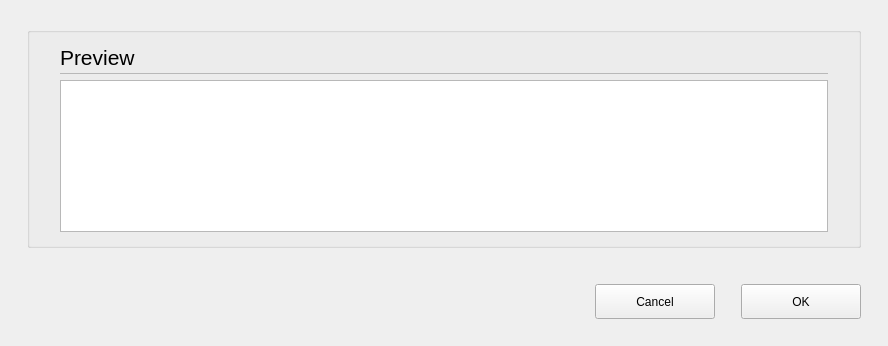
<?xml version="1.0" encoding="UTF-8"?>
<ui version="4.0">
 <class>C_SdNdeDpListCommentDialog</class>
 <widget class="QWidget" name="C_SdNdeDpListCommentDialog">
  <property name="geometry">
   <rect>
    <x>0</x>
    <y>0</y>
    <width>888</width>
    <height>346</height>
   </rect>
  </property>
  <property name="windowTitle">
   <string>C_SdNdeDpListCommentDialog</string>
  </property>
  <layout class="QVBoxLayout" name="verticalLayout">
   <property name="leftMargin">
    <number>27</number>
   </property>
   <property name="topMargin">
    <number>27</number>
   </property>
   <property name="rightMargin">
    <number>27</number>
   </property>
   <property name="bottomMargin">
    <number>0</number>
   </property>
   <item>
    <widget class="QGroupBox" name="pc_GroupBoxGeneral_5">
     <property name="styleRole" stdset="0">
      <string>default</string>
     </property>
     <property name="title">
      <string/>
     </property>
     <layout class="QVBoxLayout" name="verticalLayout_6">
      <property name="spacing">
       <number>0</number>
      </property>
      <property name="leftMargin">
       <number>30</number>
      </property>
      <property name="rightMargin">
       <number>30</number>
      </property>
      <property name="bottomMargin">
       <number>13</number>
      </property>
      <item>
       <layout class="QHBoxLayout" name="horizontalLayout_7" stretch="0,1">
        <property name="spacing">
         <number>6</number>
        </property>
        <item>
         <widget class="stw::opensyde_gui_elements::C_OgeLabContextMenuBase" name="pc_LabelHeadingPreview">
          <property name="styleRole" stdset="0">
           <string>heading-group-bold</string>
          </property>
          <property name="minimumSize">
           <size>
            <width>0</width>
            <height>30</height>
           </size>
          </property>
          <property name="maximumSize">
           <size>
            <width>16777215</width>
            <height>30</height>
           </size>
          </property>
          <property name="font">
           <font>
            <family>Segoe UI</family>
            <pointsize>16</pointsize>
           </font>
          </property>
          <property name="text">
           <string>Preview</string>
          </property>
         </widget>
        </item>
        <item>
         <spacer name="horizontalSpacer_10">
          <property name="orientation">
           <enum>Qt::Horizontal</enum>
          </property>
          <property name="sizeHint" stdset="0">
           <size>
            <width>40</width>
            <height>1</height>
           </size>
          </property>
         </spacer>
        </item>
       </layout>
      </item>
      <item>
       <layout class="QHBoxLayout" name="horizontalLayout_20" stretch="0">
        <property name="spacing">
         <number>0</number>
        </property>
        <property name="topMargin">
         <number>1</number>
        </property>
        <property name="rightMargin">
         <number>0</number>
        </property>
        <property name="bottomMargin">
         <number>0</number>
        </property>
        <item>
         <widget class="QFrame" name="pc_Frame_3">
          <property name="styleRole" stdset="0">
           <string>fra-separator</string>
          </property>
          <property name="minimumSize">
           <size>
            <width>0</width>
            <height>1</height>
           </size>
          </property>
          <property name="maximumSize">
           <size>
            <width>16777215</width>
            <height>1</height>
           </size>
          </property>
          <property name="frameShape">
           <enum>QFrame::StyledPanel</enum>
          </property>
          <property name="frameShadow">
           <enum>QFrame::Raised</enum>
          </property>
         </widget>
        </item>
       </layout>
      </item>
      <item>
       <spacer name="verticalSpacer_6">
        <property name="orientation">
         <enum>Qt::Vertical</enum>
        </property>
        <property name="sizeType">
         <enum>QSizePolicy::Fixed</enum>
        </property>
        <property name="sizeHint" stdset="0">
         <size>
          <width>6</width>
          <height>6</height>
         </size>
        </property>
       </spacer>
      </item>
      <item>
       <widget class="stw::opensyde_gui_elements::C_OgeTedPropertiesComment" name="pc_TextEditComment"/>
      </item>
     </layout>
    </widget>
   </item>
   <item>
    <spacer name="pc_VerticalSpacerButtonsObove">
     <property name="orientation">
      <enum>Qt::Vertical</enum>
     </property>
     <property name="sizeType">
      <enum>QSizePolicy::Fixed</enum>
     </property>
     <property name="sizeHint" stdset="0">
      <size>
       <width>20</width>
       <height>30</height>
      </size>
     </property>
    </spacer>
   </item>
   <item>
    <layout class="QHBoxLayout" name="horizontalLayout_22">
     <item>
      <spacer name="horizontalSpacer_9">
       <property name="orientation">
        <enum>Qt::Horizontal</enum>
       </property>
       <property name="sizeHint" stdset="0">
        <size>
         <width>40</width>
         <height>20</height>
        </size>
       </property>
      </spacer>
     </item>
     <item>
      <widget class="QPushButton" name="pc_PushButtonCancel">
       <property name="styleRole" stdset="0">
        <string>cancel</string>
       </property>
       <property name="minimumSize">
        <size>
         <width>120</width>
         <height>35</height>
        </size>
       </property>
       <property name="maximumSize">
        <size>
         <width>120</width>
         <height>35</height>
        </size>
       </property>
       <property name="text">
        <string>Cancel</string>
       </property>
      </widget>
     </item>
     <item>
      <spacer name="horizontalSpacer">
       <property name="orientation">
        <enum>Qt::Horizontal</enum>
       </property>
       <property name="sizeType">
        <enum>QSizePolicy::Fixed</enum>
       </property>
       <property name="sizeHint" stdset="0">
        <size>
         <width>20</width>
         <height>20</height>
        </size>
       </property>
      </spacer>
     </item>
     <item>
      <widget class="QPushButton" name="pc_PushButtonOk">
       <property name="styleRole" stdset="0">
        <string>dialog</string>
       </property>
       <property name="minimumSize">
        <size>
         <width>120</width>
         <height>35</height>
        </size>
       </property>
       <property name="maximumSize">
        <size>
         <width>120</width>
         <height>35</height>
        </size>
       </property>
       <property name="text">
        <string>OK</string>
       </property>
      </widget>
     </item>
    </layout>
   </item>
   <item>
    <spacer name="verticalSpacer_7">
     <property name="orientation">
      <enum>Qt::Vertical</enum>
     </property>
     <property name="sizeType">
      <enum>QSizePolicy::Fixed</enum>
     </property>
     <property name="sizeHint" stdset="0">
      <size>
       <width>20</width>
       <height>27</height>
      </size>
     </property>
    </spacer>
   </item>
  </layout>
 </widget>
 <customwidgets>
  <customwidget>
   <class>stw::opensyde_gui_elements::C_OgeLabContextMenuBase</class>
   <extends>QLabel</extends>
   <header>C_OgeLabContextMenuBase.hpp</header>
  </customwidget>
  <customwidget>
   <class>stw::opensyde_gui_elements::C_OgeTedPropertiesComment</class>
   <extends>QTextEdit</extends>
   <header>C_OgeTedPropertiesComment.hpp</header>
  </customwidget>
 </customwidgets>
 <resources/>
 <connections/>
</ui>
